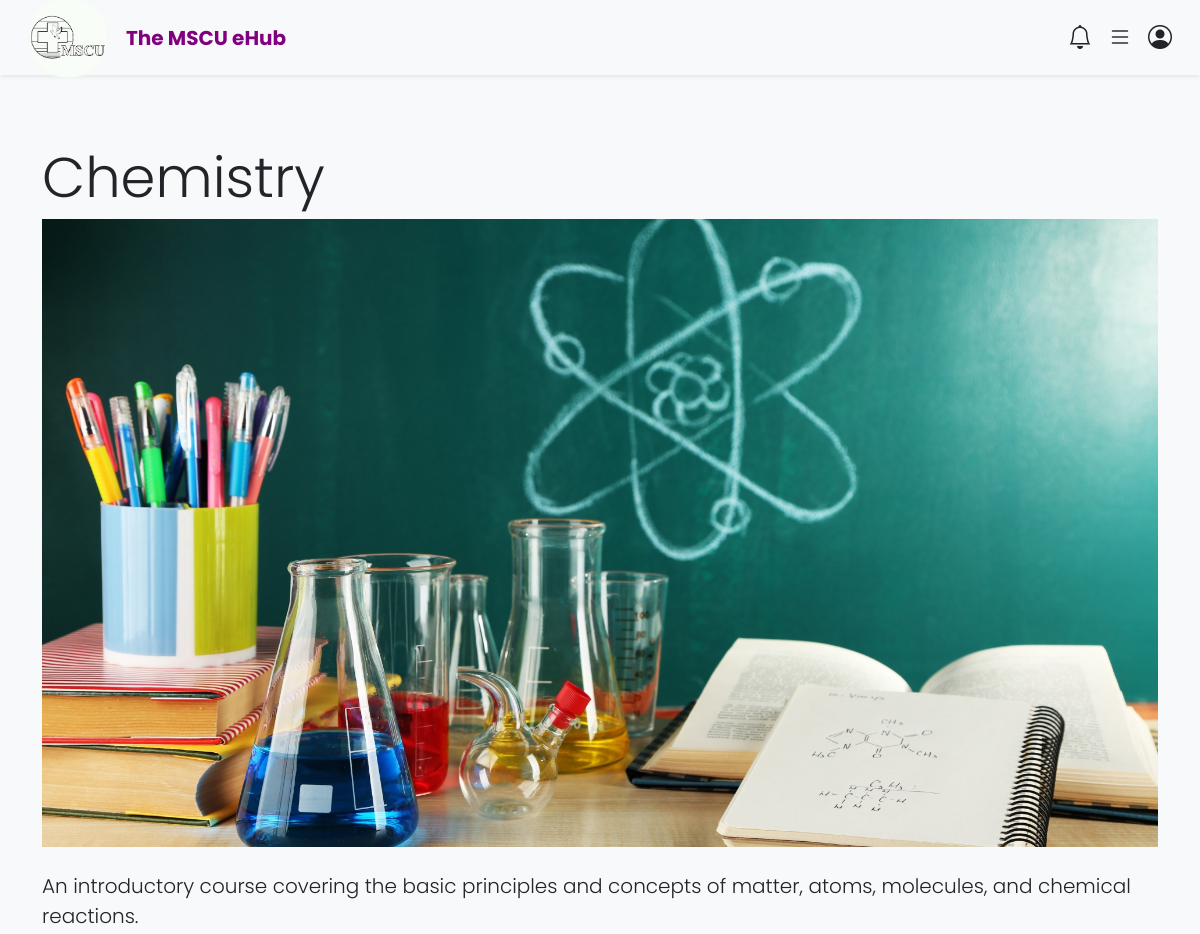
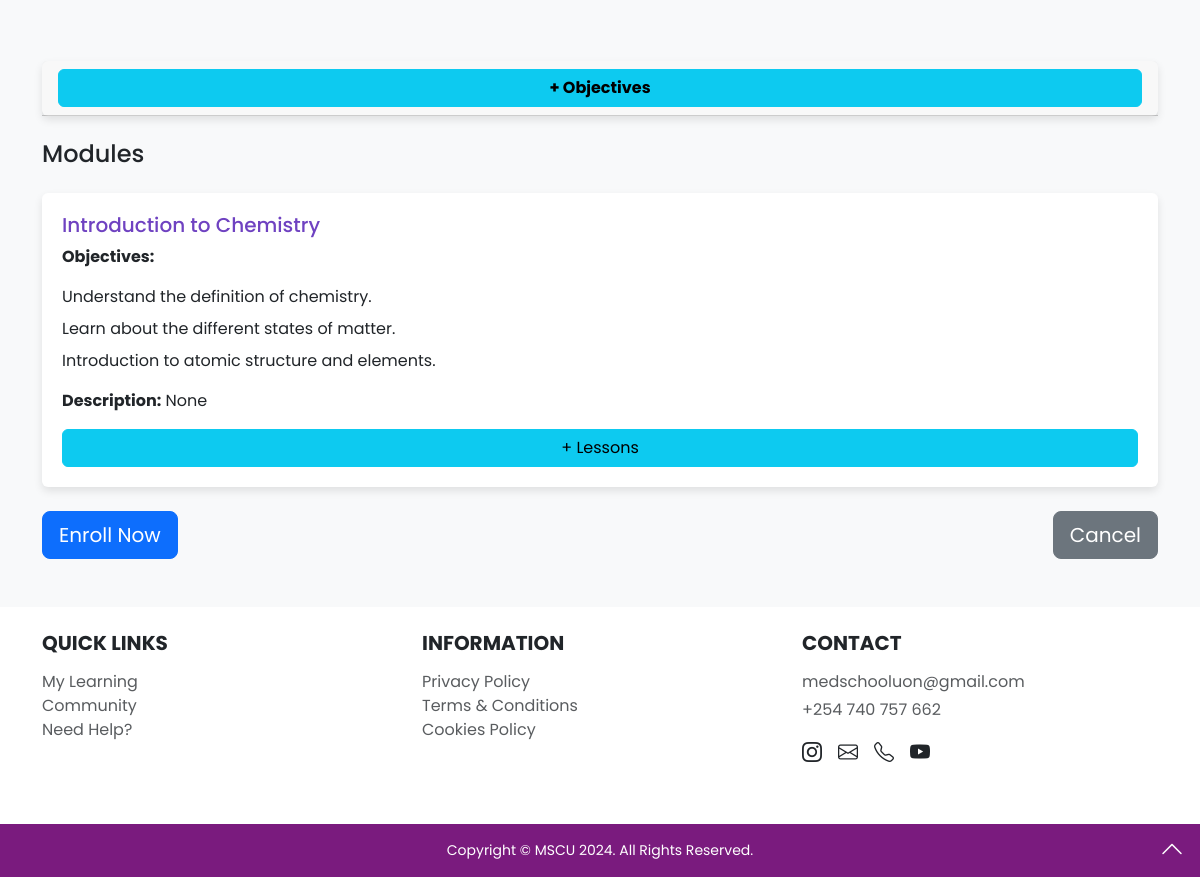
/course/1/ (signed in), run on the app's committed database (2 pictures, top to bottom).
### courses/models.py (models this page shows, shortened)
class Course(models.Model):
    title = models.CharField(max_length=200)
    description = models.TextField()
    objectives = models.TextField()
    created_by = models.ForeignKey(User, on_delete=models.CASCADE, limit_choices_to={'role': 'tutor'})
    enrolled_students = models.ManyToManyField(User, related_name='enrolled_courses', through='Enrollment', blank=True)  # Use Enrollment through model
    created_at = models.DateTimeField(auto_now_add=True)
    image = models.ImageField(upload_to='course_images/', null=True, blank=True)
    class Meta:
        ordering = ['title']

class Module(models.Model):
    course = models.ForeignKey(Course, on_delete=models.CASCADE, related_name='modules')
    title = models.CharField(max_length=200)
    description = models.TextField(blank=True, null=True)
    image_content = models.ImageField(upload_to='module_images/', blank=True, null=True)
    objectives = models.TextField()
    content = models.TextField(blank=True, null=True)
    video_content = models.URLField(blank=True, null=True)
    created_at = models.DateTimeField(auto_now_add=True)
    class Meta:
        ordering = ['title']

### home/views.py (the view, shortened to what this page needs)
# urls.py: path('course/<int:pk>/', CourseDetailView.as_view(), name='course_detail'),
class CourseDetailView(View):
    def get(self, request, pk):
        course = get_object_or_404(Course, pk=pk)
        modules = course.modules.all()
        enrolled = course.enrolled_students.filter(id=request.user.id).exists()  # Check if the user is enrolled
        return render(request, 'home/course_detail.html', {'course': course, 'modules': modules, 'enrolled': enrolled})

### home/templates/home/course_detail.html (shortened to what this page needs)
{% extends 'home/base.html' %}
{% load static %}
{% block content %}
<div class="container my-5">
    <div class="row mb-5">
        <div class="col-12">
            <h2 class="display-4">{{ course.title }}</h2>
            {% if course.image %}
                <img src="{{ course.image.url }}" alt="{{ course.title }}" class="img-fluid mb-4">
            {% endif %}
            <p class="lead">{{ course.description }}</p>
        </div>
    </div>
    <div class="card mb-4">
        <div class="card-header">
            <button class="btn btn-info w-100" type="button" data-toggle="collapse" data-target="#objectives" aria-expanded="false" aria-controls="objectives">
                <strong>+ Objectives</strong>
            </button>
        </div>
    </div>
    <div class="modules-section">
        <h4 class="mb-4">Modules</h4>
        {% for module in modules %}
            <div class="card mb-3">
                <div class="card-body">
                    <h5 class="card-title">{{ module.title }}</h5>
                    <p class="card-text"><strong>Objectives:</strong></p>
                    <ol class="list-unstyled pl-3">
                        {% for objective in module.objectives.splitlines %}
                            <li class="mb-2">
                                {{ objective }}
                            </li>
                        {% endfor %}
                    </ol>
                    <p class="card-text"><strong>Description:</strong> {{ module.description }}</p>
                    <button class="btn btn-info w-100" type="button" data-toggle="collapse" data-target="#lessons{{ module.id }}" aria-expanded="false" aria-controls="lessons{{ module.id }}">
                        + Lessons
                    </button>
                </div>
            </div>
        {% endfor %}
    </div>
    <div class="d-flex justify-content-between mt-4">
        <div class="enroll-section">
            {% if user in course.enrolled_students.all %}
                <form method="POST" action="{% url 'course_detail' course.id %}">
                    {% csrf_token %}
                    <input type="hidden" name="action" value="unenroll">
                    <button type="submit" class="btn btn-danger btn-lg">Unenroll</button>
                </form>
            {% else %}
                <form method="POST" action="{% url 'course_detail' course.id %}">
                    <button type="submit" class="btn btn-primary btn-lg">Enroll Now</button>
                </form>
            {% endif %}
        </div>
        <div class="cancel-section">
            <a href="{% url 'home' %}" class="btn btn-secondary btn-lg">Cancel</a>
        </div>
    </div>
</div>
{% endblock %}

### home/static/home/main.css (style rules this page uses)
body { font-family: 'Poppins', sans-serif; margin: 0; padding: 0; background-color: #f8f9fa; }
.card { transition: transform 0.3s ease-in-out; box-shadow: 0 4px 8px rgba(0, 0, 0, 0.1); border: none; }
.card-body { padding: 20px; }
.card-body h5 { color: #6f42c1; }

### data on the page
Course: title "Chemistry", image (picture), description "An introductory course covering the basic principles and concepts of matter, atoms, molecules, and chemical reactions."
Module: title "Introduction to Chemistry", splitlines "Understand the definition of chemistry." "Learn about the different states of matter." "Introduction to atomic structure and elements.", description "None"
